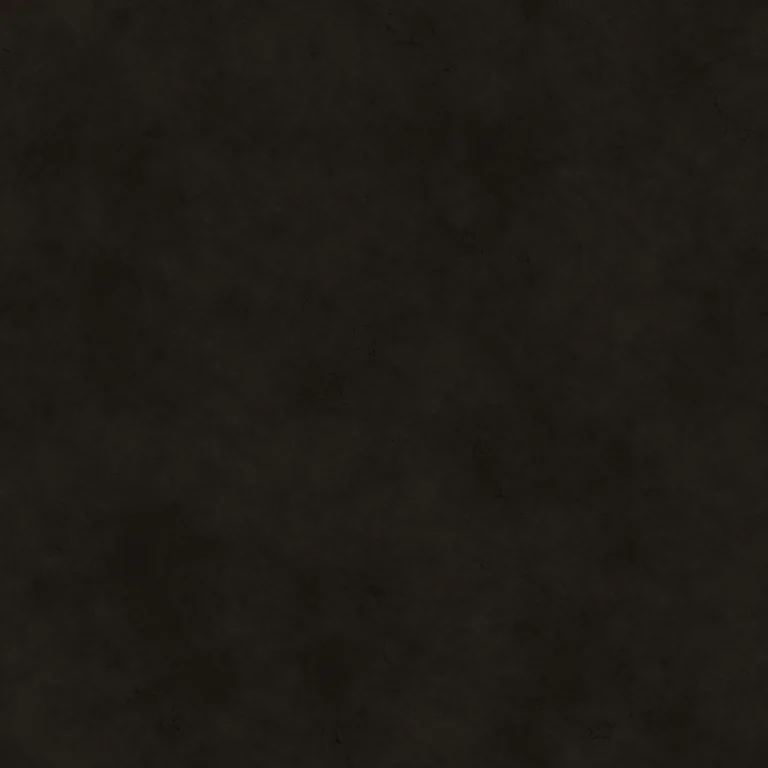
#> input picture app/ui/fresco/plaster.webp, 768 x 768 px
$ python sidebyside.py ../../app/ui/fresco/plaster.webp ../../app/ui/fresco/rail-art.webp out.png
#> lines starting #> are read from the running program, lines starting #| are printed output that depends on the picture
#!/usr/bin/env python3
"""sidebyside.py <left.png> <right.png> <out.png>: the two pictures next to each other, a thin gap between."""
import sys
from PIL import Image
a, b = Image.open(sys.argv[1]).convert('RGB'), Image.open(sys.argv[2]).convert('RGB')
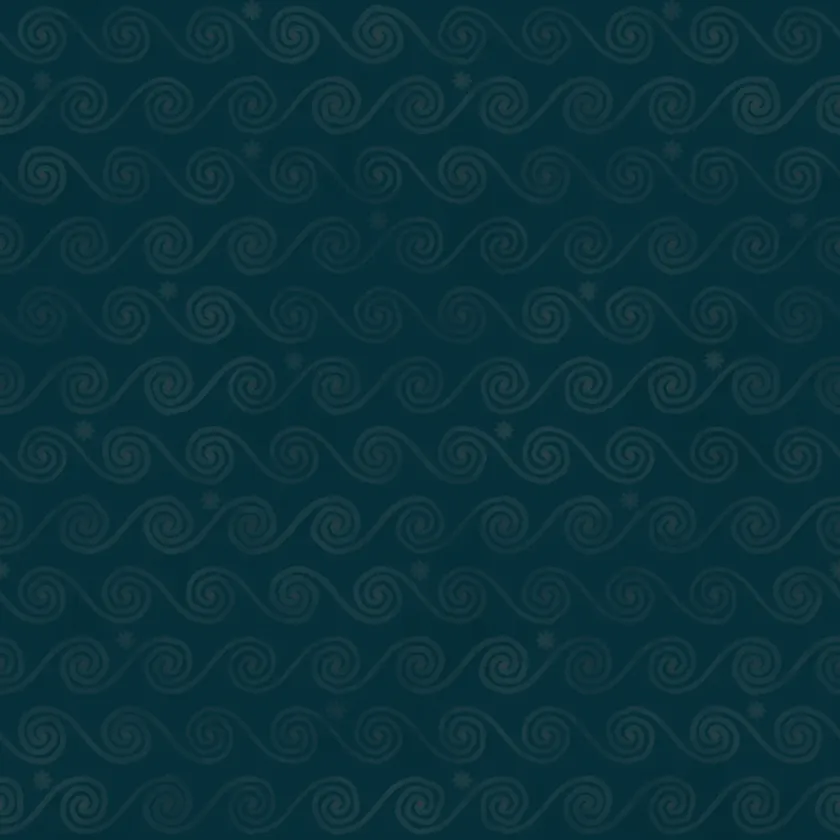
#> input picture app/ui/fresco/rail-art.webp, 840 x 840 px, shrunk from 1536 x 1536 before the run
#> a is the input picture: PIL image 768x768 RGB; mean R, G, B 30, 26.3, 20.9
#> b is the input picture: PIL image 840x840 RGB; mean R, G, B 11.1, 50.5, 59.7
h = max(a.height, b.height)
#> h = 840
o = Image.new('RGB', (a.width + b.width + 8, h), (255, 0, 255))
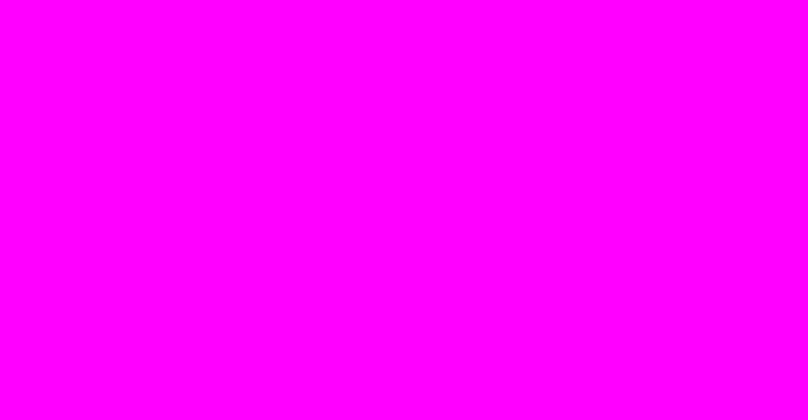
#> o: PIL image 1616x840 RGB (shown at 1/2 size); mean R, G, B 255, 0, 255
o.paste(a, (0, 0)); o.paste(b, (a.width + 8, 0)); o.save(sys.argv[3])
#> after `o.paste(a, (0, 0))`:
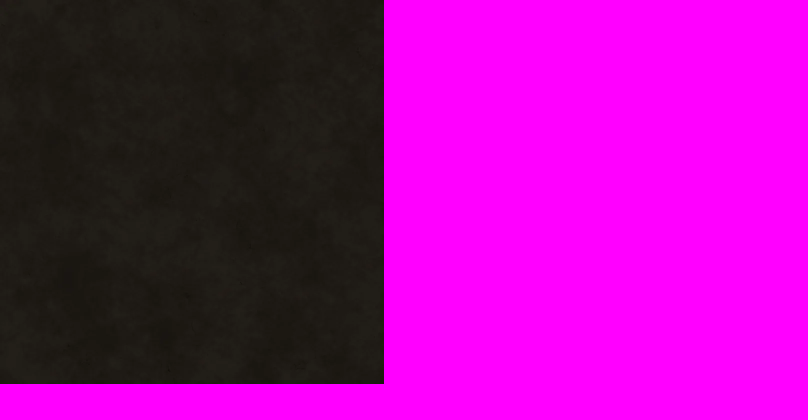
#> o: PIL image 1616x840 RGB (shown at 1/2 size); mean R, G, B 157.2, 11.4, 153.3
#> after `o.paste(b, (a.width + 8, 0))`:
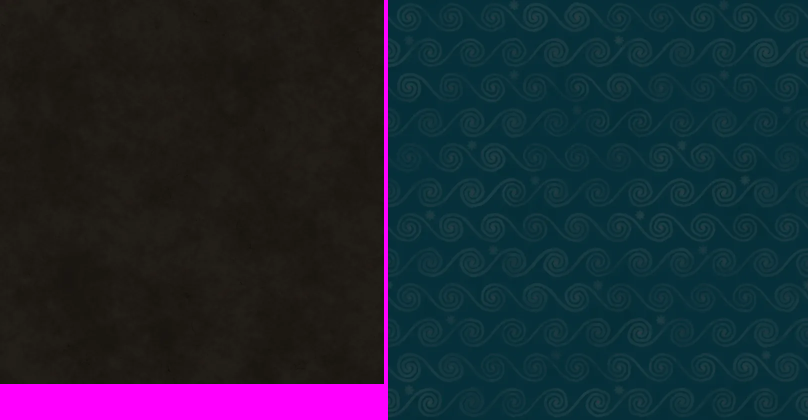
#> o: PIL image 1616x840 RGB (shown at 1/2 size); mean R, G, B 30.5, 37.7, 51.7
